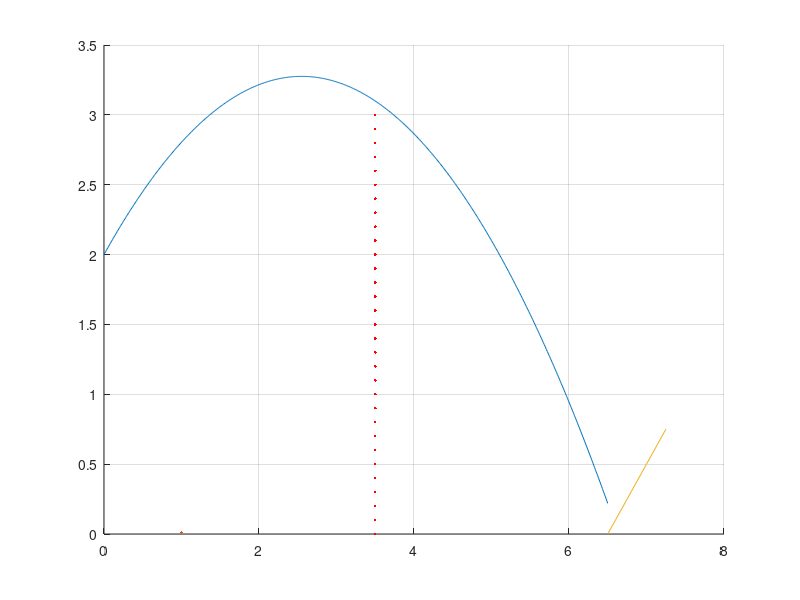

Recreate this plot in MATLAB.
hold on; 
x=0:0.01:6.5;
h1=2;
#y = -x.^2 + x   + h1;
Vox = 5;
Voy = 5;
y = -(1/2)*(9.8/(Vox^2))*x.^2 + (Voy/Vox)*x   + h1;


xt=6.5:0.25:7.25;

yt=xt-6.5

grid on;
#t= x/Vox


plot(x,y,0.01);
plot(xt,yt);
ca=0:0.1:3
ca_p= 3.5
plot(3.5,ca,'r');

#comet(x,y,0.01);
#comet(xt,yt);
hold off; 